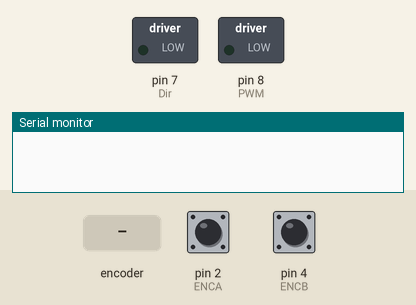
A sketch run on a simulated Arduino Uno, built with avr-gcc and run on an emulated ATmega328P. On the bench: switched loads named in the sketch (green lamp = pin HIGH), the last lines printed to the serial monitor. Inputs (shaded band) come from the test bench; at power-on: pin 2 (ENCA) HIGH, pin 4 (ENCB) HIGH.

Above: at 0.1 s.
At 3.2 s:
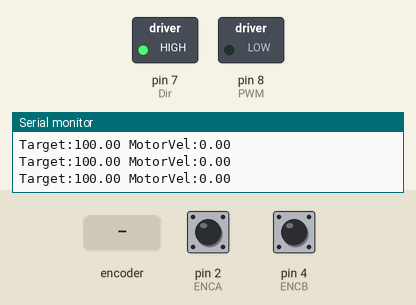
3.3 s: rotary encoder on pin 2 (ENCA) / pin 4 (ENCB) turned 1 step (first pin leading)
6.5 s: rotary encoder on pin 2 (ENCA) / pin 4 (ENCB) turned 1 step (first pin leading)
At 15.4 s:
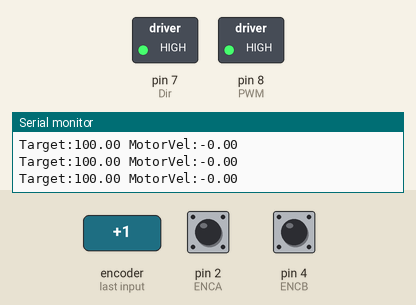
Timing chart, 0 to 15.7 s (numbered marks = the images above; inputs shaded):
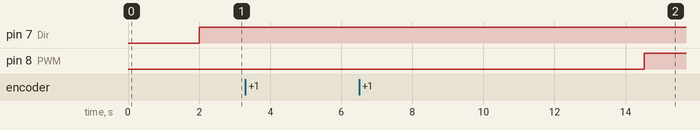

The sketch:

PID_speed_control.ino
```cpp
template <int order> // order is 1 or 2
class LowPass
{
  private:
    float a[order];
    float b[order+1];
    float omega0;
    float dt;
    bool adapt;
    float tn1 = 0;
    float x[order+1]; // Raw values
    float y[order+1]; // Filtered values

  public:
    LowPass(float f0, float fs, bool adaptive){
      // f0: cutoff frequency (Hz)
      // fs: sample frequency (Hz)
      // adaptive: boolean flag, if set to 1, the code will automatically set
      // the sample frequency based on the time history.

      omega0 = 6.28318530718*f0;
      dt = 1.0/fs;
      adapt = adaptive;
      tn1 = -dt;
      for(int k = 0; k < order+1; k++){
        x[k] = 0;
        y[k] = 0;
      }
      setCoef();
    }

    void setCoef(){
      if(adapt){
        float t = micros()/1.0e6;
        dt = t - tn1;
        tn1 = t;
      }

      float alpha = omega0*dt;
      if(order==1){
        a[0] = -(alpha - 2.0)/(alpha+2.0);
        b[0] = alpha/(alpha+2.0);
        b[1] = alpha/(alpha+2.0);
      }
      if(order==2){
        float alphaSq = alpha*alpha;
        float beta[] = {1, sqrt(2), 1};
        float D = alphaSq*beta[0] + 2*alpha*beta[1] + 4*beta[2];
        b[0] = alphaSq/D;
        b[1] = 2*b[0];
        b[2] = b[0];
        a[0] = -(2*alphaSq*beta[0] - 8*beta[2])/D;
        a[1] = -(beta[0]*alphaSq - 2*beta[1]*alpha + 4*beta[2])/D;
      }
    }

    float filt(float xn){
      // Provide me with the current raw value: x
      // I will give you the current filtered value: y
      if(adapt){
        setCoef(); // Update coefficients if necessary
      }
      y[0] = 0;
      x[0] = xn;
      // Compute the filtered values
      for(int k = 0; k < order; k++){
        y[0] += a[k]*y[k+1] + b[k]*x[k];
      }
      y[0] += b[order]*x[order];

      // Save the historical values
      for(int k = order; k > 0; k--){
        y[k] = y[k-1];
        x[k] = x[k-1];
      }

      // Return the filtered value
      return y[0];
    }
};

// Filter instance
LowPass<2> lp(3,1e3,true);

#include <util/atomic.h>

#define ENCA 2
#define ENCB 4
#define Dir 7
#define PWM 8

// globals
long prevT = 0;
int posPrev = 0;
volatile int pos_i = 0;
volatile float velocity_i = 0;
volatile long prevT_i = 0;
float eintegral = 0;
float v1Filt = 0;

void setup() {
  Serial.begin(9600);
  pinMode(ENCA,INPUT);
  pinMode(ENCB,INPUT);
  pinMode(Dir, OUTPUT);
  pinMode(PWM, OUTPUT);
  setMotor(0, 0, PWM, Dir);
  delay(2000);
  attachInterrupt(digitalPinToInterrupt(ENCA), readEncoder, RISING);
}

void loop()
{
  // int pwr = 200/5.0*micros()/1.0e6;
  // int dir = 1;
  // setMotor(dir, pwr, PWM, Dir);

  int pos = 0;
  float velocity2 = 0;
  ATOMIC_BLOCK(ATOMIC_RESTORESTATE){
    pos = pos_i;
    // velocity2 = velocity_i;
  }

  long currT = micros();
  float deltaT = ((float) (currT-prevT))/1.0e6;
  float velocity1 = (pos - posPrev)/deltaT;
  posPrev = pos;
  prevT = currT;
  float v1 = velocity1/28754.0*60.0;
  v1Filt = lp.filt(v1);

  // Set target speed
  float vt = 100;

  // control signal equation u
  float kp = 0.7;
  float ki = 0.04;
  float e = vt-v1Filt;
  eintegral = eintegral + e*deltaT;

  float u = kp*e + ki*eintegral;

  int dir = 1;
  if (u<0){
    dir = 0;
  }

  int pwr = (int) fabs(u);
  if(pwr > 255){
    pwr = 255;
  }
  setMotor(dir, pwr, PWM, Dir);

  Serial.print("Target:");
  Serial.print(vt);
  Serial.print(" ");
  Serial.print("MotorVel:");
  Serial.print(v1Filt);
  Serial.println();
  delay(1);
}

void setMotor(int DirIn, int PWMval, int pwm, int dir){
  analogWrite(pwm,PWMval);
  digitalWrite(dir,DirIn);
}

void readEncoder(){
  int b = digitalRead(ENCB);
  int increment = 0;
  if (b>0){
    increment = -1; // since ENCB would have already be triggered on clockwise direction
  }
  else{
    increment = 1;
  }
  pos_i = pos_i + increment;

  // long currT = micros();
  // float deltaT = ((float)(currT - prevT_i))/1.0e6;
  // velocity_i = increment/deltaT;
  // prevT_i = currT;
}

// long prevT = 0;
// int posPrev = 0;
// volatile int pos_i = 0;
// volatile float velocity_i = 0;
// volatile long prevT_i = 0;

// float eintegral = 0;

// float v1Filt = 0;
// void setup() {
//   Serial.begin(9600);
//   pinMode(ENCA,INPUT);
//   pinMode(ENCB,INPUT);
//   pinMode(Dir, OUTPUT);
//   pinMode(PWM, OUTPUT);
//   attachInterrupt(digitalPinToInterrupt(ENCA), readEncoder, RISING);
// }

// void loop() {
//   int pos = 0;
//   // float velocity2 = 0;
//   ATOMIC_BLOCK(ATOMIC_RESTORESTATE){
//     pos = pos_i;
//     // velocity2 = velocity_i;
//   }

//   long currT = micros();
//   float deltaT = ((float)(currT-prevT))/1.0e6;
//   float velocity1 = (pos - posPrev)/deltaT;
//   posPrev = pos;
//   prevT = currT;

//   float v1 = velocity1/84227.0*60.0;
//   // float v2 = velocity2/84227.0*60.0;

//   // v1Filt = lp.filt(v1);

//   float vt = 9;//9*(sin(currT/1e6)>0);

//   float kp = 10;
//   float ki = 0;
//   float e = vt-v1;
//   eintegral = eintegral + e*deltaT;

//   float u = kp*e + ki*eintegral;

//   int dir = 1;
//   if (u<0){
//     dir = 0;
//   }
//   int pwr = (int) fabs(u);
//   if (pwr>255){
//     pwr = 255;
//   }

//   setMotor(dir,pwr,PWM,Dir);

//   Serial.print("Velocity:");
//   Serial.print(v1);
//   Serial.print(" ");
//   Serial.print("VelocitySet:");
//   Serial.print(vt);
//   Serial.println();
//   delayMicroseconds(200);
// }

// void readEncoder(){
//   int b = digitalRead(ENCB);
//   int increment = 0;
//   if (b>0){
//     increment = -1; // since ENCB would have already be triggered on clockwise direction
//   }
//   else{
//     increment = +1;
//   }
//   pos_i = pos_i + increment;

//   // long currT = micros();
//   // float deltaT = ((float)(currT - prevT_i))/1.0e6;
//   // velocity_i = increment/deltaT;
//   // prevT_i = currT;
// }

// void setMotor(int DirIn, int PWMval, int pwm, int dir){
//   analogWrite(pwm,PWMval);
//   digitalWrite(dir,DirIn);
// }
```
